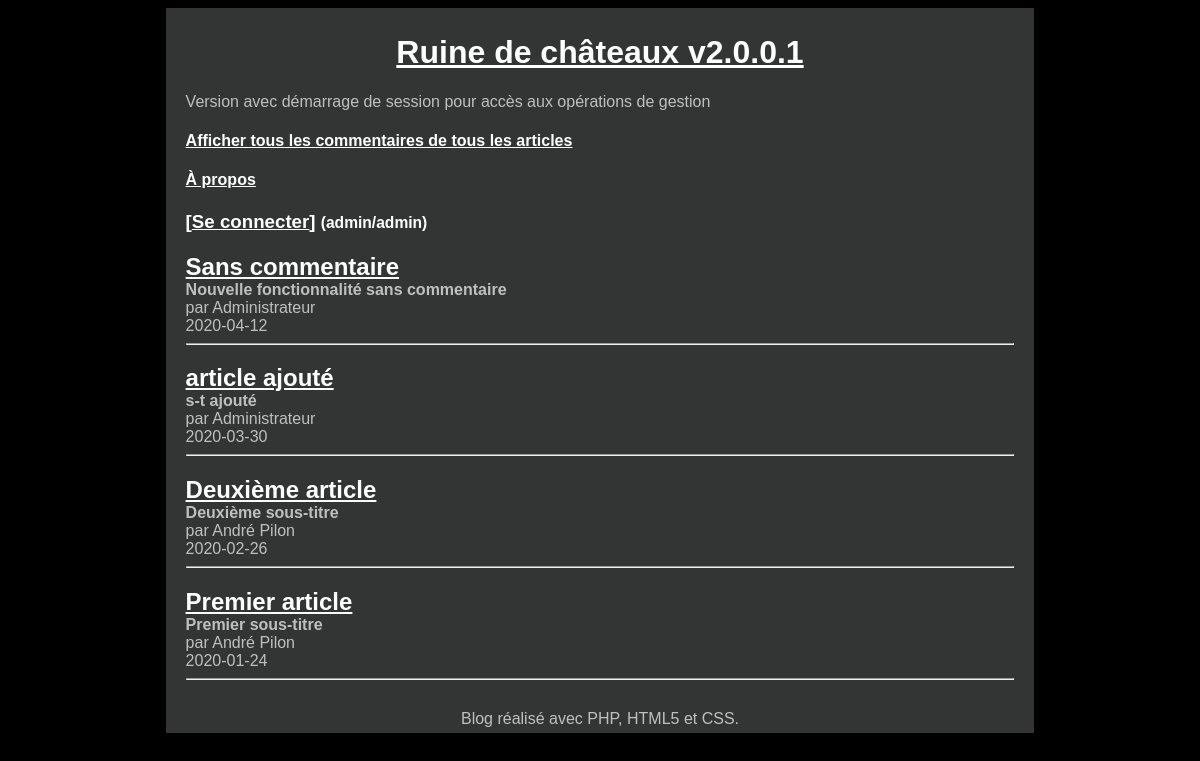
The page / on the database its author committed.
### tables this page shows
CREATE TABLE `articles` (
  `id` int(11) NOT NULL,
  `titre` varchar(255) NOT NULL,
  `sous_titre` varchar(255) NOT NULL,
  `utilisateur_id` int(11) NOT NULL,
  `date` date NOT NULL,
  `texte` text NOT NULL,
  `type` varchar(255) NOT NULL
);

CREATE TABLE `utilisateurs` (
  `id` int(11) NOT NULL,
  `nom` varchar(255) NOT NULL,
  `identifiant` varchar(255) NOT NULL,
  `mot_de_passe` varchar(255) NOT NULL
);

### Controleur/ControleurArticles.php (called while the page is built, shortened)
<?php
require_once 'Framework/Controleur.php';
require_once 'Modele/Article.php';
class ControleurArticles extends Controleur {
    private $article;
    public function __construct() {
        $this->article = new Article();
    }
    public function index() {
        $articles = $this->article->getArticles();
        $this->genererVue(['articles' => $articles]);
    }
}

### Modele/Article.php (called while the page is built, shortened)
<?php
require_once 'Framework/Modele.php';
class Article extends Modele {
    public function getArticles() {
        $sql = 'SELECT a.id,'
                . ' a.titre,'
                . ' a.sous_titre,'
                . ' a.utilisateur_id,'
                . ' a.date,'
                . ' a.texte,'
                . ' a.type,'
                . ' u.nom,'
                . ' u.identifiant'
                . ' FROM articles a'
                . ' INNER JOIN utilisateurs u'
                . ' ON a.utilisateur_id = u.id'
                . ' ORDER BY id desc';
        $articles = $this->executerRequete($sql);
        return $articles;
    }
}

### Framework/Configuration.php (called while the page is built, shortened)
<?php
class Configuration {
    private static $parametres;
    public static function get($nom, $valeurParDefaut = null) {
        if (isset(self::getParametres()[$nom])) {
            $valeur = self::getParametres()[$nom];
        } else {
            $valeur = $valeurParDefaut;
        }
        return $valeur;
    }
    private static function getParametres() {
        if (self::$parametres == null) {
            $cheminFichier = "Config/dev.ini";
            if (!file_exists($cheminFichier)) {
                throw new Exception("Aucun fichier de configuration trouvé");
            } else {
                self::$parametres = parse_ini_file($cheminFichier);
            }
        }
        return self::$parametres;
    }
}

### Framework/Modele.php (called while the page is built)
<?php
require_once 'Configuration.php';
abstract class Modele {
    private static $bdd;
    protected function executerRequete($sql, $params = null) {
        if ($params == null) {
            $resultat = self::getBdd()->query($sql);
        }
        else {
            $resultat = self::getBdd()->prepare($sql);
            $resultat->execute($params);
        }
        return $resultat;
    }
    private static function getBdd() {
        if (self::$bdd === null) {
            $dsn = Configuration::get("dsn");
            $login = Configuration::get("login");
            $mdp = Configuration::get("mdp");
            self::$bdd = new PDO($dsn, $login, $mdp,
                    array(PDO::ATTR_ERRMODE => PDO::ERRMODE_EXCEPTION));
        }
        return self::$bdd;
    }
}

### Framework/Routeur.php (called while the page is built, shortened)
<?php
require_once 'Configuration.php';
require_once 'Controleur.php';
require_once 'Requete.php';
require_once 'Vue.php';
class Routeur {
    public function routerRequete() {
        try {
            $requete = new Requete(array_merge($_GET, $_POST));
            $controleur = $this->creerControleur($requete);
            $action = $this->creerAction($requete);
            $controleur->executerAction($action);
        } catch (Exception $e) {
            $this->gererErreur($e, $requete);
        }
    }
    private function creerControleur(Requete $requete) {
        $ctrlAccueil = Configuration::get("defaut");
        if ($requete->getSession()->existeAttribut("idUtilisateur")) {
            $controleur = 'Admin' . $ctrlAccueil;
        } else {
            $controleur = $ctrlAccueil;
        }
        $controleur = ucfirst(strtolower($controleur));
        $classeControleur = "Controleur" . $controleur;
        $fichierControleur = "Controleur/" . $classeControleur . ".php";
        if (file_exists($fichierControleur)) {
            $controleur = new $classeControleur();
            $controleur->setRequete($requete);
            return $controleur;
        } else {
            throw new Exception("Fichier '$fichierControleur' introuvable");
        }
    }
    private function creerAction(Requete $requete) {
        $action = "index";
        return $action;
    }
}

### index.php (called while the page is built)
<?php
require 'Framework/Routeur.php';
$routeur = new Routeur();
$routeur->routerRequete();

### Framework/Requete.php (called while the page is built, shortened)
<?php
require_once 'Session.php';
class Requete {
    private $session;
    public function __construct($parametres) {
        $this->session = new Session();
    }
    public function getSession() {
        return $this->session;
    }
}

### Framework/Session.php (called while the page is built, shortened)
<?php
class Session
{
    public function existeAttribut($nom)
    {
        return (isset($_SESSION[$nom]) && $_SESSION[$nom] != "");
    }
}

### Vue/Articles/index.php (the view)
<?php $this->titre = 'Le Blogue du prof'; ?>
<?php foreach ($articles as $article):
    ?>
    <article>
        <header>
            <a href="Articles/lire/<?= $this->nettoyer($article['id']) ?>">
                <h1 class="titreArticle"><?= $this->nettoyer($article['titre']) ?></h1>
            </a>
            <strong class=""><?= $this->nettoyer($article['sous_titre']) ?></strong><br>
            par <?= $this->nettoyer($article['nom']) ?><br>
            <time><?= $this->nettoyer($article['date']) ?></time>
        </header>
    </article>
    <hr />
<?php endforeach; ?>

### Vue/gabarit.php (shortened to what this page needs)
<!doctype html>
<html lang="fr">
    <head>
        <link rel="stylesheet" href="Contenu/css/style.css" />
        <link rel="stylesheet" href="http://ajax.googleapis.com/ajax/libs/jqueryui/1.10.1/themes/base/minified/jquery-ui.min.css" type="text/css" />
    </head>
    <body>
        <div id="global">
            <header>
                <a href="index.php"><h1 id="titreBlog">Ruine de châteaux v2.0.0.1</h1></a>
                <p>Version avec démarrage de session pour accès aux opérations de gestion</p>
                <a href="<?= $utilisateur != '' ? 'Admin' : ''; ?>Choses_a_faire">
                    <h4>Afficher tous les commentaires de tous les articles</h4>
                </a>
                <a href="apropos">
                    <h4>À propos</h4>
                </a>
            </header>
            <?php if ($utilisateur != '') : ?>
                <h3>Bonjour <?= $utilisateur ?>,
                    <a href="Utilisateurs/deconnecter"><small>[Se déconnecter]</small></a>
                </h3>
            <?php else : ?>
            <h3>[<a href="Utilisateurs/index">Se connecter</a>] <small>(admin/admin)</small></h3>
            <?php endif; ?>
            <div id="contenu">
                <?= $contenu ?>
            </div>
            <footer id="piedBlog">
                Blog réalisé avec PHP, HTML5 et CSS.
            </footer>
        </div>
    </body>
</html>

### Framework/Controleur.php (shortened to what this page needs)
<?php
require_once 'Requete.php';
require_once 'Vue.php';
abstract class Controleur {
    private $action;
    protected $requete;
    public function setRequete(Requete $requete) {
        $this->requete = $requete;
    }
    public function executerAction($action) {
        if (method_exists($this, $action)) {
            $this->action = $action;
            $this->{$this->action}();
        } else {
            $classeControleur = get_class($this);
            throw new Exception("Action '$action' non définie dans la classe $classeControleur");
        }
    }
    protected function genererVue($donneesVue = array()) {
        $classeControleur = get_class($this);
        $controleur = str_replace("Controleur", "", $classeControleur);
        $vue = new Vue($this->action, $controleur);
        $vue->generer($donneesVue, $this->requete);
    }
}

### Framework/Vue.php (shortened to what this page needs)
<?php
require_once 'Configuration.php';
class Vue {
    private $fichier;
    private $titre;
    public function __construct($action, $controleur = "") {
        $fichier = "Vue/";
        if ($controleur != "") {
            $fichier = $fichier . $controleur . "/";
        }
        $this->fichier = $fichier . $action . ".php";
    }
    public function generer($donnees, $requete) {
        $contenu = $this->genererFichier($this->fichier, $donnees, $requete);
        $racineWeb = Configuration::get("racineWeb", "/");
        $vue = $this->genererFichier('Vue/gabarit.php', array('titre' => $this->titre, 'contenu' => $contenu,
            'racineWeb' => $racineWeb), $requete);
        echo $vue;
    }
    private function genererFichier($fichier, $donnees, $requete) {
        if (file_exists($fichier)) {
            extract($donnees);
            if ($requete != null && $requete->getSession()->existeAttribut("idUtilisateur")) {
                $utilisateur = $requete->getSession()->getAttribut("login");
                $idUtilisateur = $requete->getSession()->getAttribut("idUtilisateur");
            } else {
                $utilisateur = '';
            }
            require $fichier;
            return ob_get_clean();
        } else {
            throw new Exception("Fichier '$fichier' introuvable");
        }
    }
    private function nettoyer($valeur) {
        return htmlspecialchars($valeur, ENT_QUOTES, 'UTF-8', false);
    }
}

### Contenu/css/style.css (style rules this page uses)
html, body { height: 100%; }
body { color: #bfbfbf; background: black; font-family: 'Futura-Medium', 'Futura', 'Trebuchet MS', sans-serif; }
h1, h2, h3, h4, h5, h6, a { color: white; }
.titreArticle { margin-bottom : 0px; }
#global { background: #333534; width: 70%; margin: auto; text-align: justify; padding: 5px 20px; }
#contenu { margin-bottom : 30px; }
#titreBlog, #piedBlog { text-align: center; }

### rows shown on the page
articles: titre "Sans commentaire", sous_titre "Nouvelle fonctionnalité sans commentaire", utilisateur.nom "Administrateur", date "2020-04-12"
articles: titre "article ajouté", sous_titre "s-t ajouté", utilisateur.nom "Administrateur", date "2020-03-30"
articles: titre "Deuxième article", sous_titre "Deuxième sous-titre", utilisateur.nom "André Pilon", date "2020-02-26"
articles: titre "Premier article", sous_titre "Premier sous-titre", utilisateur.nom "André Pilon", date "2020-01-24"
